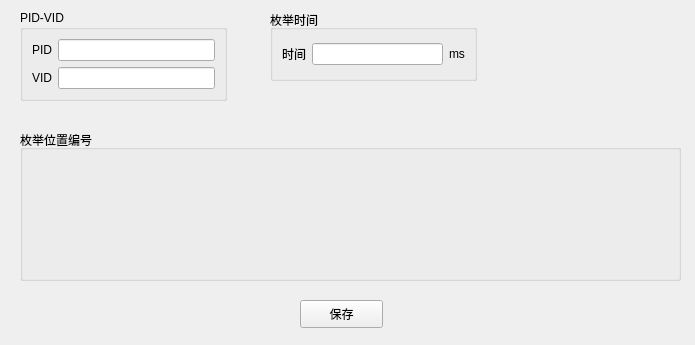
<?xml version="1.0" encoding="UTF-8"?>
<ui version="4.0">
 <class>UsbControlConfig</class>
 <widget class="QWidget" name="UsbControlConfig">
  <property name="geometry">
   <rect>
    <x>0</x>
    <y>0</y>
    <width>695</width>
    <height>345</height>
   </rect>
  </property>
  <property name="font">
   <font>
    <pointsize>9</pointsize>
   </font>
  </property>
  <property name="windowTitle">
   <string>Form</string>
  </property>
  <widget class="QGroupBox" name="gb_EnumPositionNumber">
   <property name="geometry">
    <rect>
     <x>20</x>
     <y>130</y>
     <width>661</width>
     <height>151</height>
    </rect>
   </property>
   <property name="font">
    <font>
     <pointsize>9</pointsize>
    </font>
   </property>
   <property name="title">
    <string>枚举位置编号</string>
   </property>
  </widget>
  <widget class="QPushButton" name="pb_Save">
   <property name="geometry">
    <rect>
     <x>300</x>
     <y>300</y>
     <width>83</width>
     <height>28</height>
    </rect>
   </property>
   <property name="font">
    <font>
     <pointsize>9</pointsize>
    </font>
   </property>
   <property name="text">
    <string>保存</string>
   </property>
  </widget>
  <widget class="QGroupBox" name="groupBox">
   <property name="geometry">
    <rect>
     <x>20</x>
     <y>10</y>
     <width>207</width>
     <height>91</height>
    </rect>
   </property>
   <property name="font">
    <font>
     <pointsize>9</pointsize>
    </font>
   </property>
   <property name="title">
    <string>PID-VID</string>
   </property>
   <layout class="QGridLayout" name="gridLayout">
    <item row="0" column="0">
     <widget class="QLabel" name="label">
      <property name="font">
       <font>
        <pointsize>9</pointsize>
       </font>
      </property>
      <property name="text">
       <string>PID</string>
      </property>
     </widget>
    </item>
    <item row="0" column="1">
     <widget class="QLineEdit" name="le_PID">
      <property name="font">
       <font>
        <pointsize>9</pointsize>
       </font>
      </property>
     </widget>
    </item>
    <item row="1" column="0">
     <widget class="QLabel" name="label_2">
      <property name="font">
       <font>
        <pointsize>9</pointsize>
       </font>
      </property>
      <property name="text">
       <string>VID</string>
      </property>
     </widget>
    </item>
    <item row="1" column="1">
     <widget class="QLineEdit" name="le_VID">
      <property name="font">
       <font>
        <pointsize>9</pointsize>
       </font>
      </property>
     </widget>
    </item>
   </layout>
  </widget>
  <widget class="QGroupBox" name="groupBox_2">
   <property name="geometry">
    <rect>
     <x>270</x>
     <y>10</y>
     <width>207</width>
     <height>71</height>
    </rect>
   </property>
   <property name="font">
    <font>
     <pointsize>9</pointsize>
    </font>
   </property>
   <property name="title">
    <string>枚举时间</string>
   </property>
   <layout class="QGridLayout" name="gridLayout_2">
    <item row="0" column="0">
     <widget class="QLabel" name="label_3">
      <property name="font">
       <font>
        <pointsize>9</pointsize>
       </font>
      </property>
      <property name="text">
       <string>时间</string>
      </property>
     </widget>
    </item>
    <item row="0" column="1">
     <widget class="QLineEdit" name="le_EnumTime">
      <property name="font">
       <font>
        <pointsize>9</pointsize>
       </font>
      </property>
     </widget>
    </item>
    <item row="0" column="2">
     <widget class="QLabel" name="label_4">
      <property name="text">
       <string>ms</string>
      </property>
     </widget>
    </item>
   </layout>
  </widget>
 </widget>
 <resources/>
 <connections/>
</ui>
